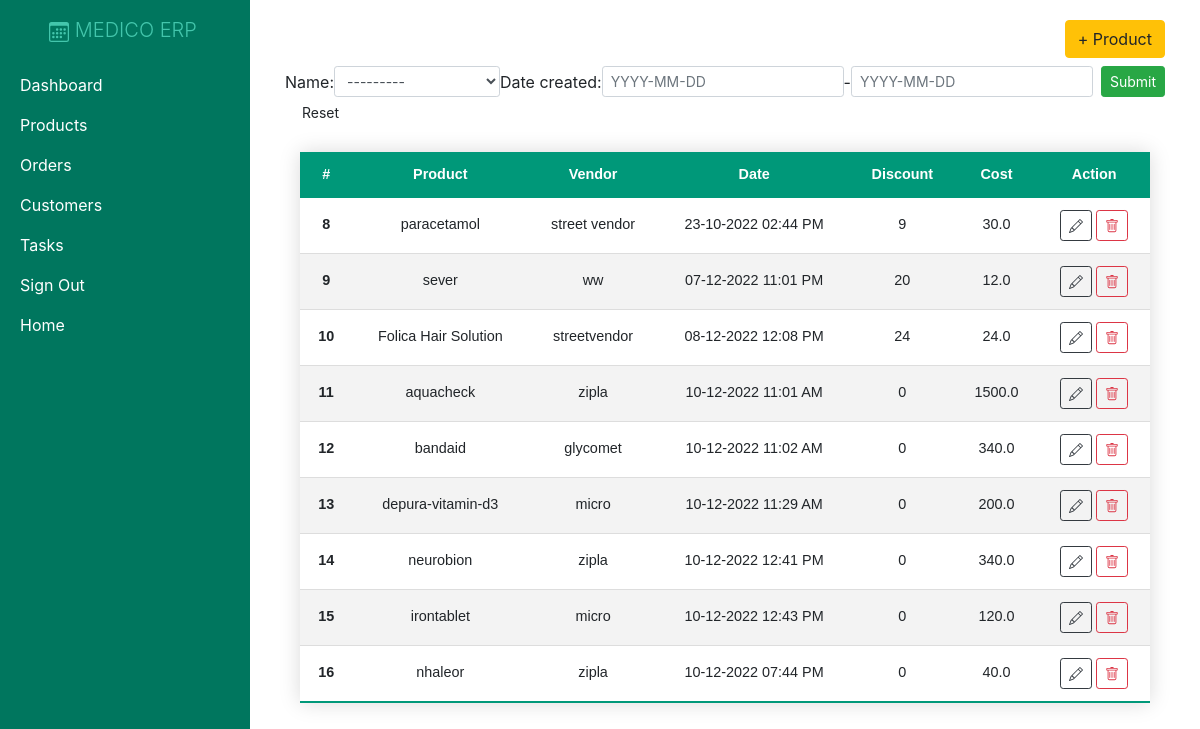
Screenshot of /products/ with the database file from the repository.
### crm/models.py (models this page shows)
class Product(models.Model):
    name = models.CharField(max_length=200, null=True)
    cost = models.FloatField(null=True)
    vendor = models.CharField(max_length=200, null=True)
    discount = models.IntegerField(default=0)
    date_created = models.DateTimeField(auto_now_add=True, null=True)
    product_image= models.ImageField(upload_to="images")
    description=models.CharField(max_length=200,null=True)#sa
    category=models.CharField(max_length=200,null=True)
    def __str__(self):
        return self.name

### crm/views.py (the view)
# urls.py: path('products/', views.products, name="products"),
def products(request):
    products = Product.objects.all()
    pf = ProductFilter(request.GET, queryset=products)
    products = pf.qs
    return render(request,'crm/products.html',{'products':products,'pf':pf})

### customers/context_processors.py (called while the page is built)
def cart_count(request):
    if request.user.is_authenticated:
        cnt=Cart.objects.filter(user=request.user).count()
        return {"cnt":cnt}
    else:
        return {"cnt":0}

### crm/templates/crm/products.html (shortened to what this page needs)
{% extends 'crm/main.html' %}
{% block content %}
<div class="d-flex justify-content-end mb-2">
  <a class="btn btn-warning" href="{% url 'create_product' %}">+ Product</a>
</div>
<form method="get" class="form-inline">
  {{pf.form}}
  <input type="submit" class="btn btn-sm btn-success ml-2" />
  <a href="{% url 'products' %}" class="btn btn-sm ml-2">Reset</a>
</form>
<div class="container w-100 d-flex justify-content-center mt-4">
  <table class="my-table w-100 text-center">
    <thead>
      <tr class="text-center">
        <th scope="col">#</th>
        <th scope="col">Product</th>
        <th scope="col">Vendor</th>
        <th scope="col">Date</th>
        <th scope="col">Discount</th>
        <th scope="col">Cost</th>
        <th scope="col">Action</th>
      </tr>
    </thead>
    <tbody>
      {% for p in products %}
      <tr>
        <th scope="row">{{ p.pk }}</th>
        <td>{{ p.name }}</td>
        <td>{{ p.vendor }}</td>
        <td>{{ p.date_created | date:"d-m-Y h:i A" }}</td>
        <td>{{ p.discount }}</td>
        <td>{{ p.cost }}</td>
        <td>
          <a class="btn btn-sm btn-outline-dark" href="{% url 'update_product' p.id %}"></a>
          <a class="btn btn-sm btn-outline-danger" href="{% url 'delete_product' p.id %}"></a></td>
      </tr>
      {% endfor %}
    </tbody>
  </table>
</div>
{% endblock content %}

### static/css/main.css (style rules this page uses)
.my-table { border-collapse: collapse; font-size: 0.9em; font-family: sans-serif; min-width: 400px; box-shadow: 0 0 20px rgba(0, 0, 0, 0.15); }
.my-table thead tr { background-color: #009879; color: #ffffff; text-align: left; }
.my-table th, .my-table td { padding: 12px 15px; }
.my-table tbody tr { border-bottom: 1px solid #dddddd; }
.my-table tbody tr:nth-of-type(even) { background-color: #f3f3f3; }
.my-table tbody tr:last-of-type { border-bottom: 2px solid #009879; }

### rows the page displays
Product: name "---------", pk "8", name "paracetamol", vendor "street vendor", date_created "23-10-2022 02:44 PM", discount "9", cost "30.0"
Product: pk "9", name "sever", vendor "ww", date_created "07-12-2022 11:01 PM", discount "20", cost "12.0"
Product: pk "10", name "Folica Hair Solution", vendor "streetvendor", date_created "08-12-2022 12:08 PM", discount "24", cost "24.0"
Product: pk "11", name "aquacheck", vendor "zipla", date_created "10-12-2022 11:01 AM", discount "0", cost "1500.0"
Product: pk "12", name "bandaid", vendor "glycomet", date_created "10-12-2022 11:02 AM", discount "0", cost "340.0"
Product: pk "13", name "depura-vitamin-d3", vendor "micro", date_created "10-12-2022 11:29 AM", discount "0", cost "200.0"
Product: pk "14", name "neurobion", vendor "zipla", date_created "10-12-2022 12:41 PM", discount "0", cost "340.0"
Product: pk "15", name "irontablet", vendor "micro", date_created "10-12-2022 12:43 PM", discount "0", cost "120.0"
Product: pk "16", name "nhaleor", vendor "zipla", date_created "10-12-2022 07:44 PM", discount "0", cost "40.0"
